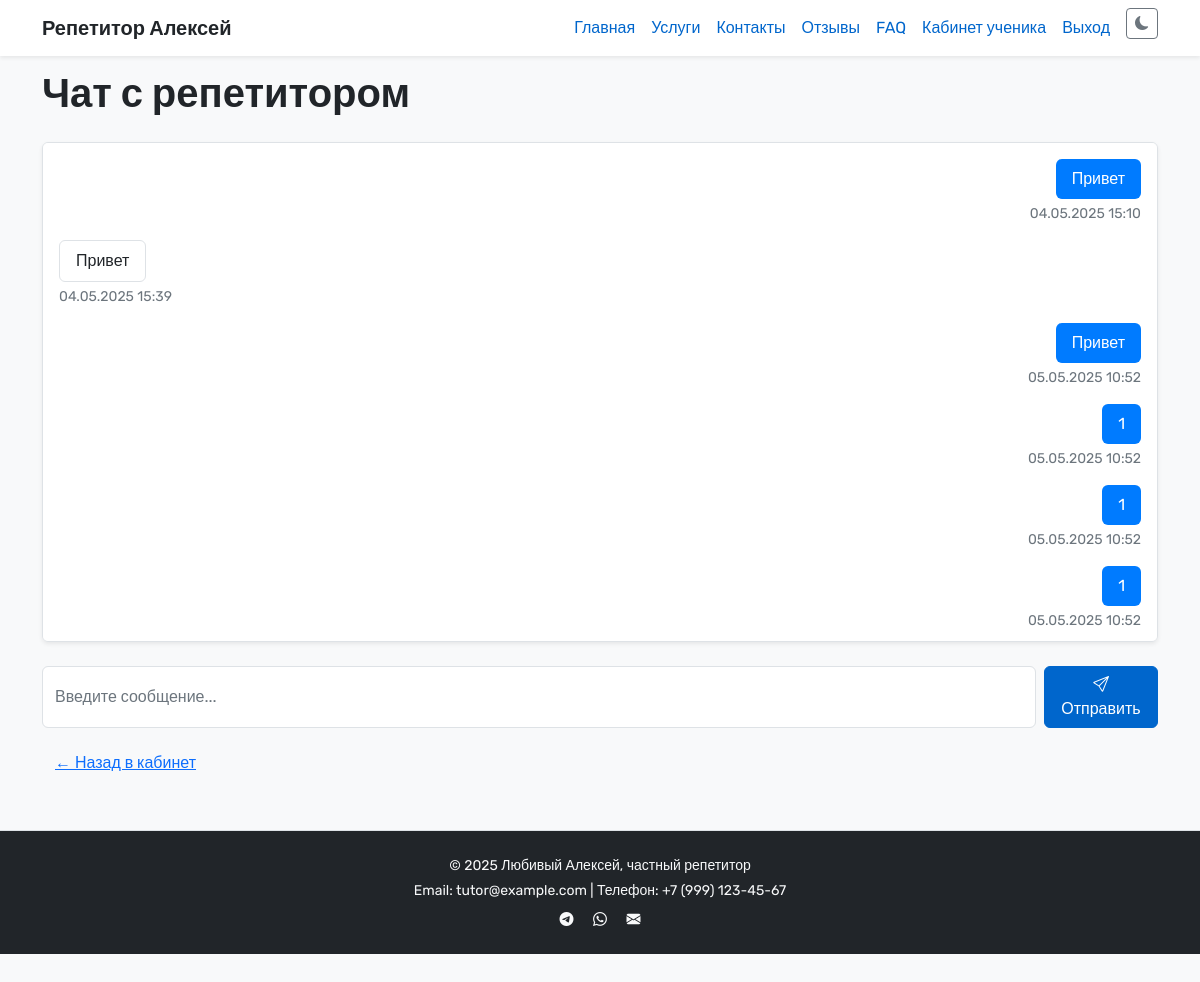
The app's page /student/chat (signed in) with its own data.
### app.py (models this page shows)
class Message(db.Model):
    id = db.Column(db.Integer, primary_key=True)
    sender = db.Column(db.String(20), nullable=False)  # "student" или "admin"
    student_id = db.Column(db.Integer, db.ForeignKey('student.id'), nullable=False)
    text = db.Column(db.Text, nullable=False)
    timestamp = db.Column(db.DateTime, default=datetime.now(timezone.utc))
    student = db.relationship("Student", backref="messages")

### app.py (the view)
@app.route("/student/chat", methods=["GET", "POST"])
def student_chat():
    if not session.get("student_logged_in"):
        return redirect("/login_student")
    student = Student.query.get(session["student_id"])
    if request.method == "POST":
        text = request.form["message"]
        new_msg = Message(sender="student", student_id=student.id, text=text)
        db.session.add(new_msg)
        db.session.commit()
        return redirect("/student/chat")
    messages = Message.query.filter_by(student_id=student.id).order_by(Message.timestamp).all()
    return render_template("student_chat.html", messages=messages, current_user="student")

### app.py (called while the page is built)
@app.context_processor
def inject_now():
    return {'now': datetime.now}

### templates/student_chat.html (shortened to what this page needs)
{% extends 'base.html' %}
{% block content %}
<h1 class="mb-4">Чат с репетитором</h1>
<div class="card shadow-sm mb-4" style="max-height: 500px; overflow-y: auto;">
  <div id="chat-body" class="card-body d-flex flex-column gap-3">
    {% include 'chat_messages.html' %}
  </div>
</div>
<form method="POST" class="d-flex gap-2" id="chat-form">
  <input type="text" name="message" class="form-control" placeholder="Введите сообщение..." required>
  <button type="submit" class="btn btn-primary">
    <i class="bi bi-send"></i> Отправить
  </button>
</form>
<a href="/student/profile" class="btn btn-link mt-3">← Назад в кабинет</a>
{% endblock %}

### templates/chat_messages.html
{% for msg in messages %}
  <div class="{% if msg.sender == current_user %}text-end{% else %}text-start{% endif %}">
    <div class="d-inline-block px-3 py-2 rounded"
         style="
           {% if msg.sender == current_user %}
             background-color: #007bff; color: white;
           {% else %}
             background-color: var(--card-bg); color: var(--text); border: 1px solid var(--border);
           {% endif %}
         ">
      {{ msg.text }}
    </div>
    <div class="small text-muted mt-1">
      {{ msg.timestamp.strftime('%d.%m.%Y %H:%M') }}
    </div>
  </div>
{% endfor %}

### templates/base.html (style rules this page uses)
:root[data-theme='light'] { --bg: #f8f9fa; --text: #212529; --card-bg: #ffffff; --border: #dee2e6; --link: #0066cc; --footer-bg: #f1f3f5; --footer-text: #6c757d; --navbar-bg: #ffffff; }
body { font-family: 'Rubik', sans-serif; background-color: var(--bg); color: var(--text); padding-top: 70px; }
h1, h2, h3, h4 { font-weight: 600; }
.nav-link, a { color: var(--link); }
.card, .border, .table, .form-control, .form-select, .accordion-item, .list-group-item { background-color: var(--card-bg); color: var(--text); border-color: var(--border); }
.card, .list-group-item { background-color: var(--card-bg) !important; color: var(--text) !important; border-color: var(--border) !important; }
.btn-primary { background-color: #0066cc; border-color: #0066cc; }
.form-control::placeholder { color: var(--footer-text); }
.form-control, .form-select { background-color: var(--card-bg); color: var(--text); }
.text-muted { color: var(--footer-text) !important; }

### records on screen
Message: text "Привет", timestamp "04.05.2025 15:10"
Message: text "Привет", timestamp "04.05.2025 15:39"
Message: text "Привет", timestamp "05.05.2025 10:52"
Message: text "1", timestamp "05.05.2025 10:52"
Message: text "1", timestamp "05.05.2025 10:52"
Message: text "1", timestamp "05.05.2025 10:52"
